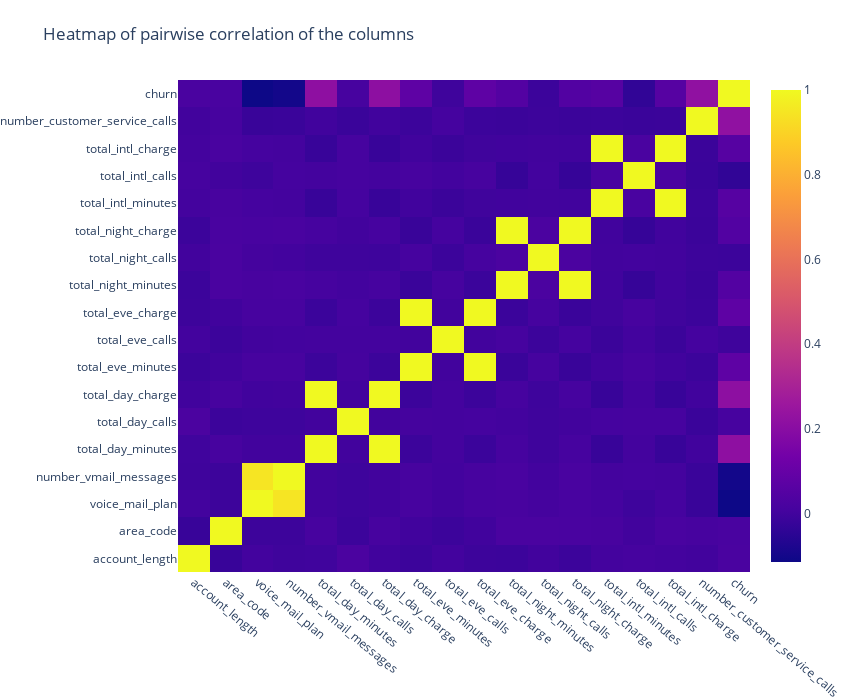

Write notebook code for a chart like this one.
### Markdown cell above
## Co-relation check

### Code cell
pre_df_corr=pre_df.drop('international_plan',axis=1)
corr = pre_df_corr.corr()
trace = go.Heatmap(z=corr.values.tolist(), x=corr.columns, y=corr.columns)
data=[trace]
layout = go.Layout(
    title='Heatmap of pairwise correlation of the columns',
    autosize=False,
    width=850,
    height=700,
    yaxis=go.layout.YAxis(automargin=True),
    xaxis=dict(tickangle=40),
    margin=go.layout.Margin(l=0, r=100, b=100, t=80)
)


fig = go.Figure(data=data, layout=layout)
iplot(fig, filename='labelled-heatmap1')

### Figure 1 — Plotly figure (JSON) as saved in the notebook; plotly's stock layout.template omitted (floating-point values rounded to 4 significant figures; data arrays with more than 128 entries replaced by an {"elided": "..."} marker saying what was removed)
{"data": [{"type": "heatmap", "x": ["account_length", "area_code", "voice_mail_plan", "number_vmail_messages", "total_day_minutes", "total_day_calls", "total_day_charge", "total_eve_minutes", "total_eve_calls", "total_eve_charge", "total_night_minutes", "total_night_calls", "total_night_charge", "total_intl_minutes", "total_intl_calls", "total_intl_charge", "number_customer_service_calls", "churn"], "y": ["account_length", "area_code", "voice_mail_plan", "number_vmail_messages", "total_day_minutes", "total_day_calls", "total_day_charge", "total_eve_minutes", "total_eve_calls", "total_eve_charge", "total_night_minutes", "total_night_calls", "total_night_charge", "total_intl_minutes", "total_intl_calls", "total_intl_charge", "number_customer_service_calls", "churn"], "z": {"elided": "18x18 float values"}}], "layout": {"autosize": false, "height": 700, "margin": {"b": 100, "l": 0, "r": 100, "t": 80}, "title": {"text": "Heatmap of pairwise correlation of the columns"}, "width": 850, "xaxis": {"tickangle": 40}, "yaxis": {"automargin": true}}}
